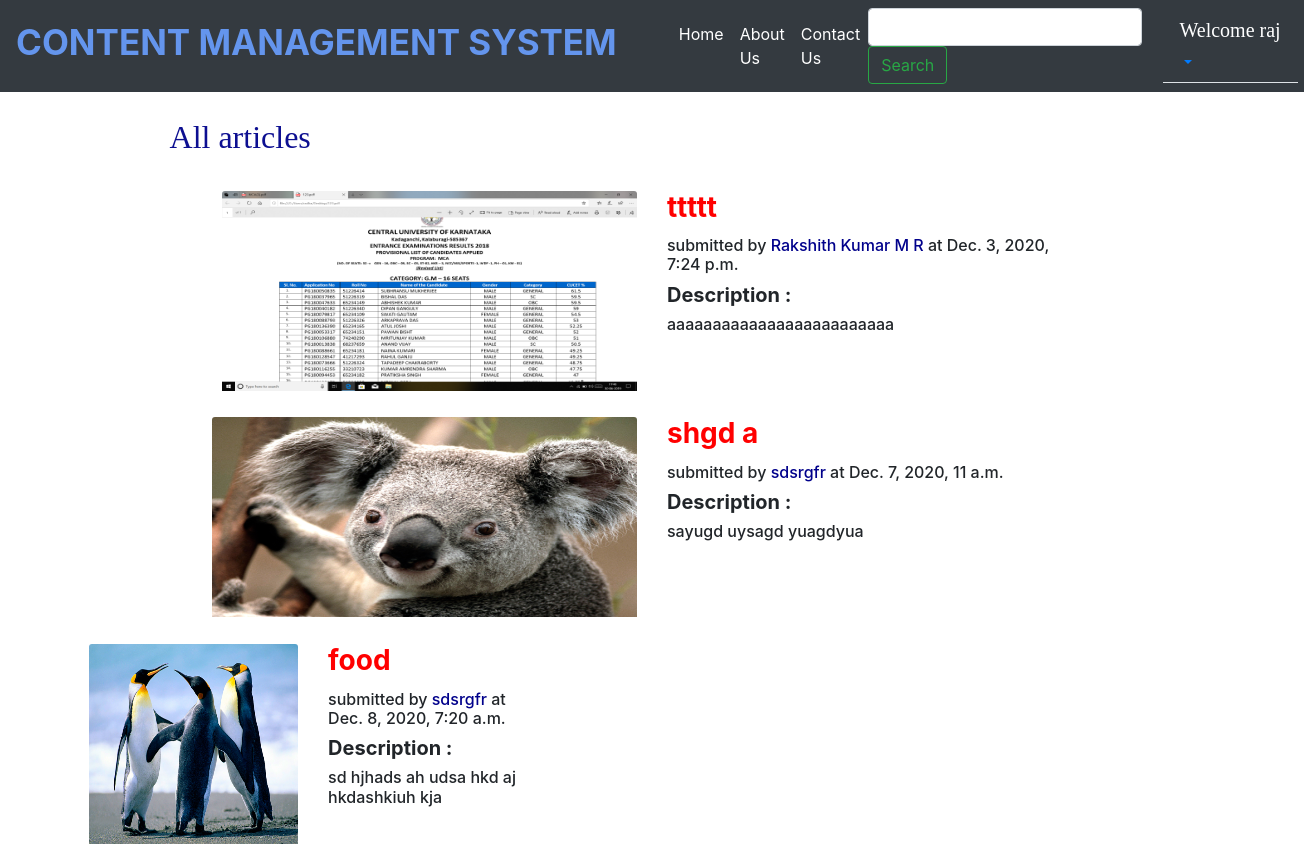
The page /all_article/ (signed in) on the database its author committed.
### CMSApp/models.py (models this page shows, shortened)
class Data(models.Model):
  id = models.AutoField(primary_key=True)
  title =  models.CharField(max_length=100)
  desc = models.TextField()
  img= models.ImageField(upload_to="pics")
  datetime = models.DateTimeField(auto_now=True,null=False)
  user = models.ForeignKey(User, on_delete=models.CASCADE)

### CMSApp/views.py (the view)
# urls.py: path('all_article/',views.all_article,name='all_article'),
def all_article(request):
  if request.user.is_authenticated == True:
    data = Data.objects.all()
    dict= {}
    id = 1
    for x in data:
      dict[id] = {}
      dict[id]['data'] = x
      name= User.objects.get(id=x.user_id).first_name
      dict[id]['name'] = name
      id += 1
    return render(request, "all_articles.html", {"data": dict})
  else:
    return redirect('login')

### templates/all_articles.html (shortened to what this page needs)
{% extends 'basic.html' %}
{% block body %}
{% load static %}
    {% if data %}
        <h2 style="margin-left: 13%;padding-top: 2%;font-family: 'Lemonada', cursive;color: #0d0f91">All articles</h2>
       {% for x in data.values %}
       <div class="row" style="padding-top: 2%">
        <div class="col-md-2"></div>
        <div class="col-sm-4">
            <img src="{{ x.data.img.url }}" class="card-img-top" alt="..." width="800" height="200">
        </div>
            <div class="col-sm-4">
                <h3 class="card-title" style="font-weight: bold;color: red">{{x.data.title }}</h3>
                <h6>submitted by <span style="color: darkblue">{{ x.name }}</span> at {{ x.data.datetime }}</h6>
                <h5 style="font-weight: bold">Description  :
                    <h6>{{ x.data.desc }}</h6>
                </h5>
            </div>
        {% endfor %}
     </div>
    {% endif %}
{% endblock %}

### templates/basic.html (shortened to what this page needs)
{% load static %}
<!DOCTYPE html>
<html lang="en">
<head>
    <link rel="stylesheet" href="https://stackpath.bootstrapcdn.com/bootstrap/4.4.1/css/bootstrap.min.css">
</head>
<body>
    <nav class="navbar navbar-expand-lg navbar-dark bg-dark">
  <a class="navbar-brand" href="#">
      <h4 class="display-4" style="color: cornflowerblue;font-size: 35px;font-weight: bolder">CONTENT MANAGEMENT SYSTEM </h4>
  </a>
  <div class="collapse navbar-collapse" id="navbarSupportedContent" style="margin-left: 3%">
    <ul class="navbar-nav mr-auto">
      <li class="nav-item active">
        <a class="nav-link" href="{% url 'home' %}">Home <span class="sr-only">(current)</span></a>
      </li>
      <li class="nav-item active">
        <a class="nav-link" href="{% url 'about_us' %}">About Us<span class="sr-only">(current)</span></a>
      </li>
      <li class="nav-item active">
        <a class="nav-link" href="{% url 'contact_us' %}">Contact Us<span class="sr-only">(current)</span></a>
      </li>
    </ul>
        <form class="form-inline my-2 my-lg-0" style="padding-right: 2%" method="post" action="#" >
      <input class="form-control mr-sm-2" placeholder="" aria-label="Search" name="search" required>
      <button class="btn btn-outline-success my-2 my-sm-0" type="submit">Search</button>
    </form>
      {% if user.is_authenticated %}
          <ul class="nav nav-tabs" style="margin-right: 10%">
           <li class="nav-item dropdown">
                <a class="nav-link dropdown-toggle" data-toggle="dropdown" href="#" role="button" aria-haspopup="true" aria-expanded="true">
                    <h5 style="color: white;font-family: cursive"> Welcome {{ request.user }}</h5>
                </a>
            </li>
            </ul>
      {% else %}
            <a href="{% url 'login' %}" class="btn btn-outline-danger">Login</a>
            <a href="{% url 'signup' %}" class="btn btn-outline-danger" style="margin-left: 1%">Signup</a>
      {% endif %}
  </div>
</nav>
{%  block body %}{% endblock %}
</body>
</html>

### rows shown on the page
Data: data.img (picture), data "ttttt", name "Rakshith Kumar M R", data.datetime "Dec. 3, 2020, 7:24 p.m.", data.desc "aaaaaaaaaaaaaaaaaaaaaaaaa"
Data: data.img (picture), data "shgd a", name "sdsrgfr", data.datetime "Dec. 7, 2020, 11 a.m.", data.desc "sayugd uysagd yuagdyua"
Data: data.img (picture), data "food", name "sdsrgfr", data.datetime "Dec. 8, 2020, 7:20 a.m.", data.desc "sd hjhads ah udsa hkd aj hkdashkiuh kja"

### other values the page prints
{{ request.user }} "raj"
